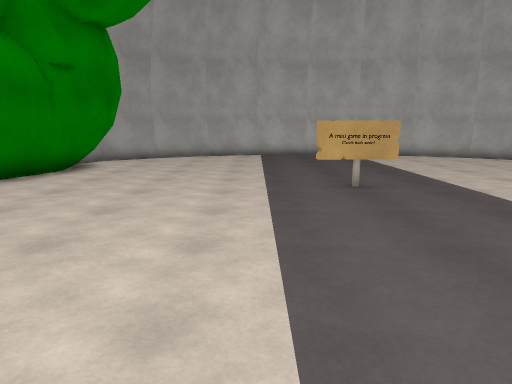
view 1 (above)

13 first-person views from a walk through a scene from a Unity 3-D project. The camera is 1.5 m above the floor, tilts 10° down and sees 70° across. The floor is counted in squares, 1 m on a side. Each view is taken from the middle of a square. On the plan, view 1 faces up. The plan holds only what a view shows up to about 16 squares ahead; the rest is blank. The place goes on beyond the plan. Surface patterns are stand-ins for the level's own textures.

view 2
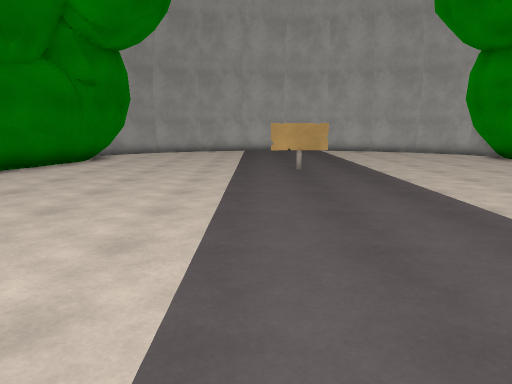

view 3
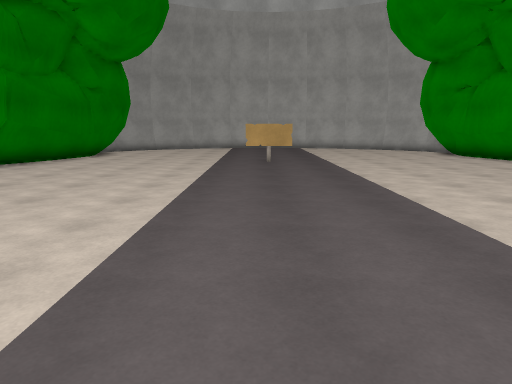

view 4
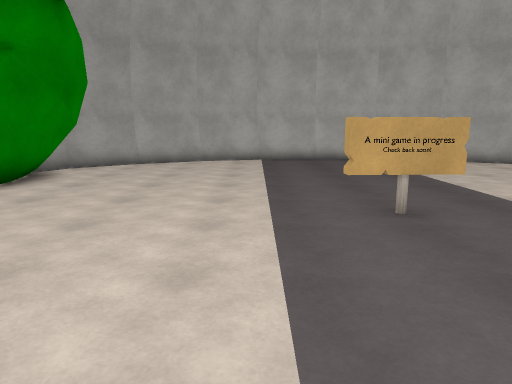

view 5
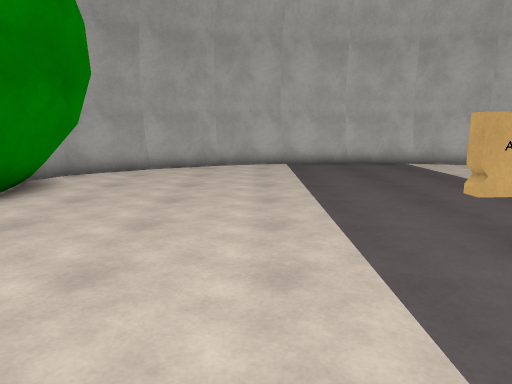

view 6
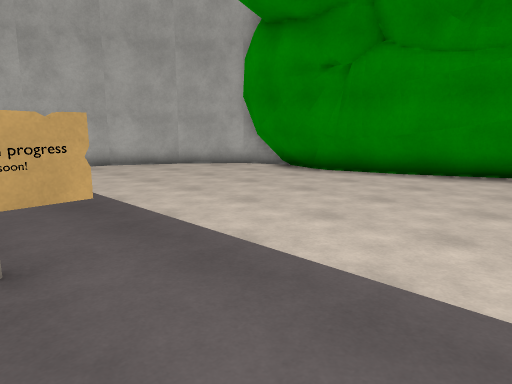

view 7
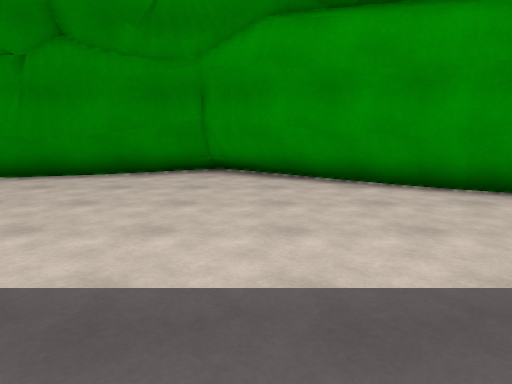

view 8
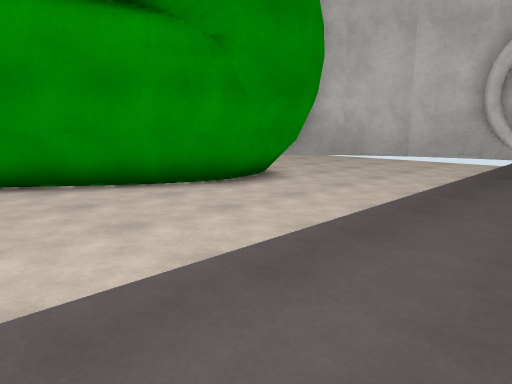

view 9
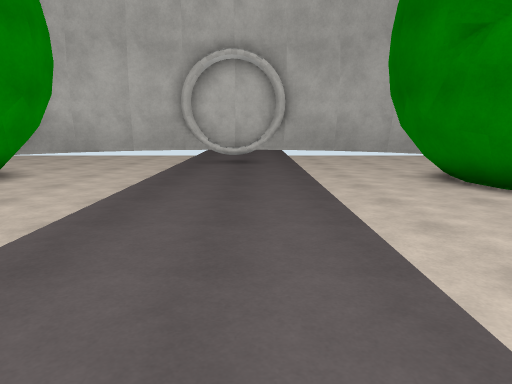

view 10
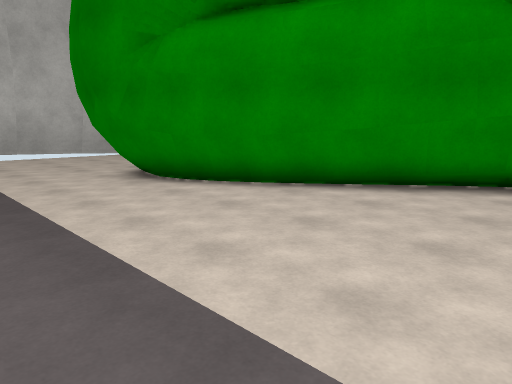

view 11
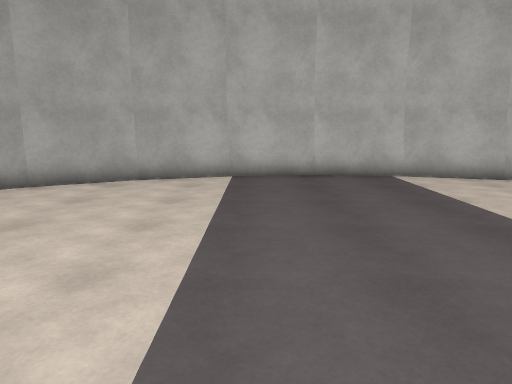

view 12
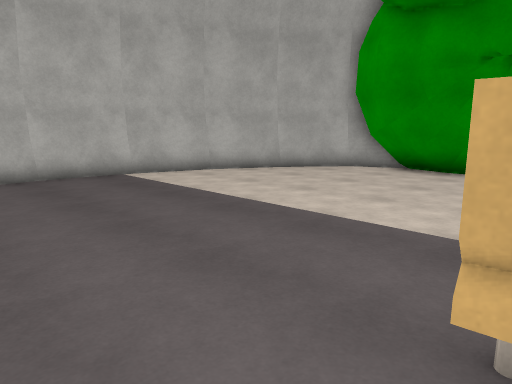

view 13
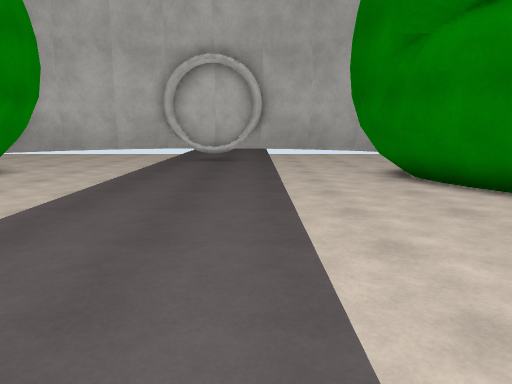

### Floor plan
Key: @ floor where view 1 was taken; # wall or solid block; . floor; = window, fence, low wall or low ledge; O other object.
Columns run from 7 left of view 1 to 14 right of it. Each row starts with its distance up from view 1.
 21       #########
 20    ####......=###
 19   ##=...........###
 18 ###...............##
 17 #..................##
 16 #...................#
 15 ##.................##
 14  #.................##
 13  #.................#=
 12 =#.................##
 11 #...................#
 10 #...................#
  9 #........OO.........##
  8 #...................##
  7 #....................#
  6 #...................##
  5 ##..................#=
  4 ##.................##
  3  ##................##
  2  ##...............##
  1   ##.............###
  0   ##...@.........##
 -1    ##...........##
 -2    ##...........##
 -3     #...........##
 -4     #...........##
 -5     #............##
 -6    ##...........##
 -7   ..###.......###...
 -8   ....##O######.....
 -9     ...     O.....

Positions as (right, up) in squares from view 1, and headings:
1: (0, 0), facing up
2: (1, -4), facing up
3: (2, -7), facing up
4: (0, 3), facing up
5: (-1, 5), facing up
6: (2, 5), facing up-right
7: (2, 5), facing right
8: (2, 5), facing down-right
9: (2, 8), facing down
10: (2, 8), facing down-left
11: (1, 9), facing up
12: (0, 9), facing up-right
13: (1, 9), facing down
